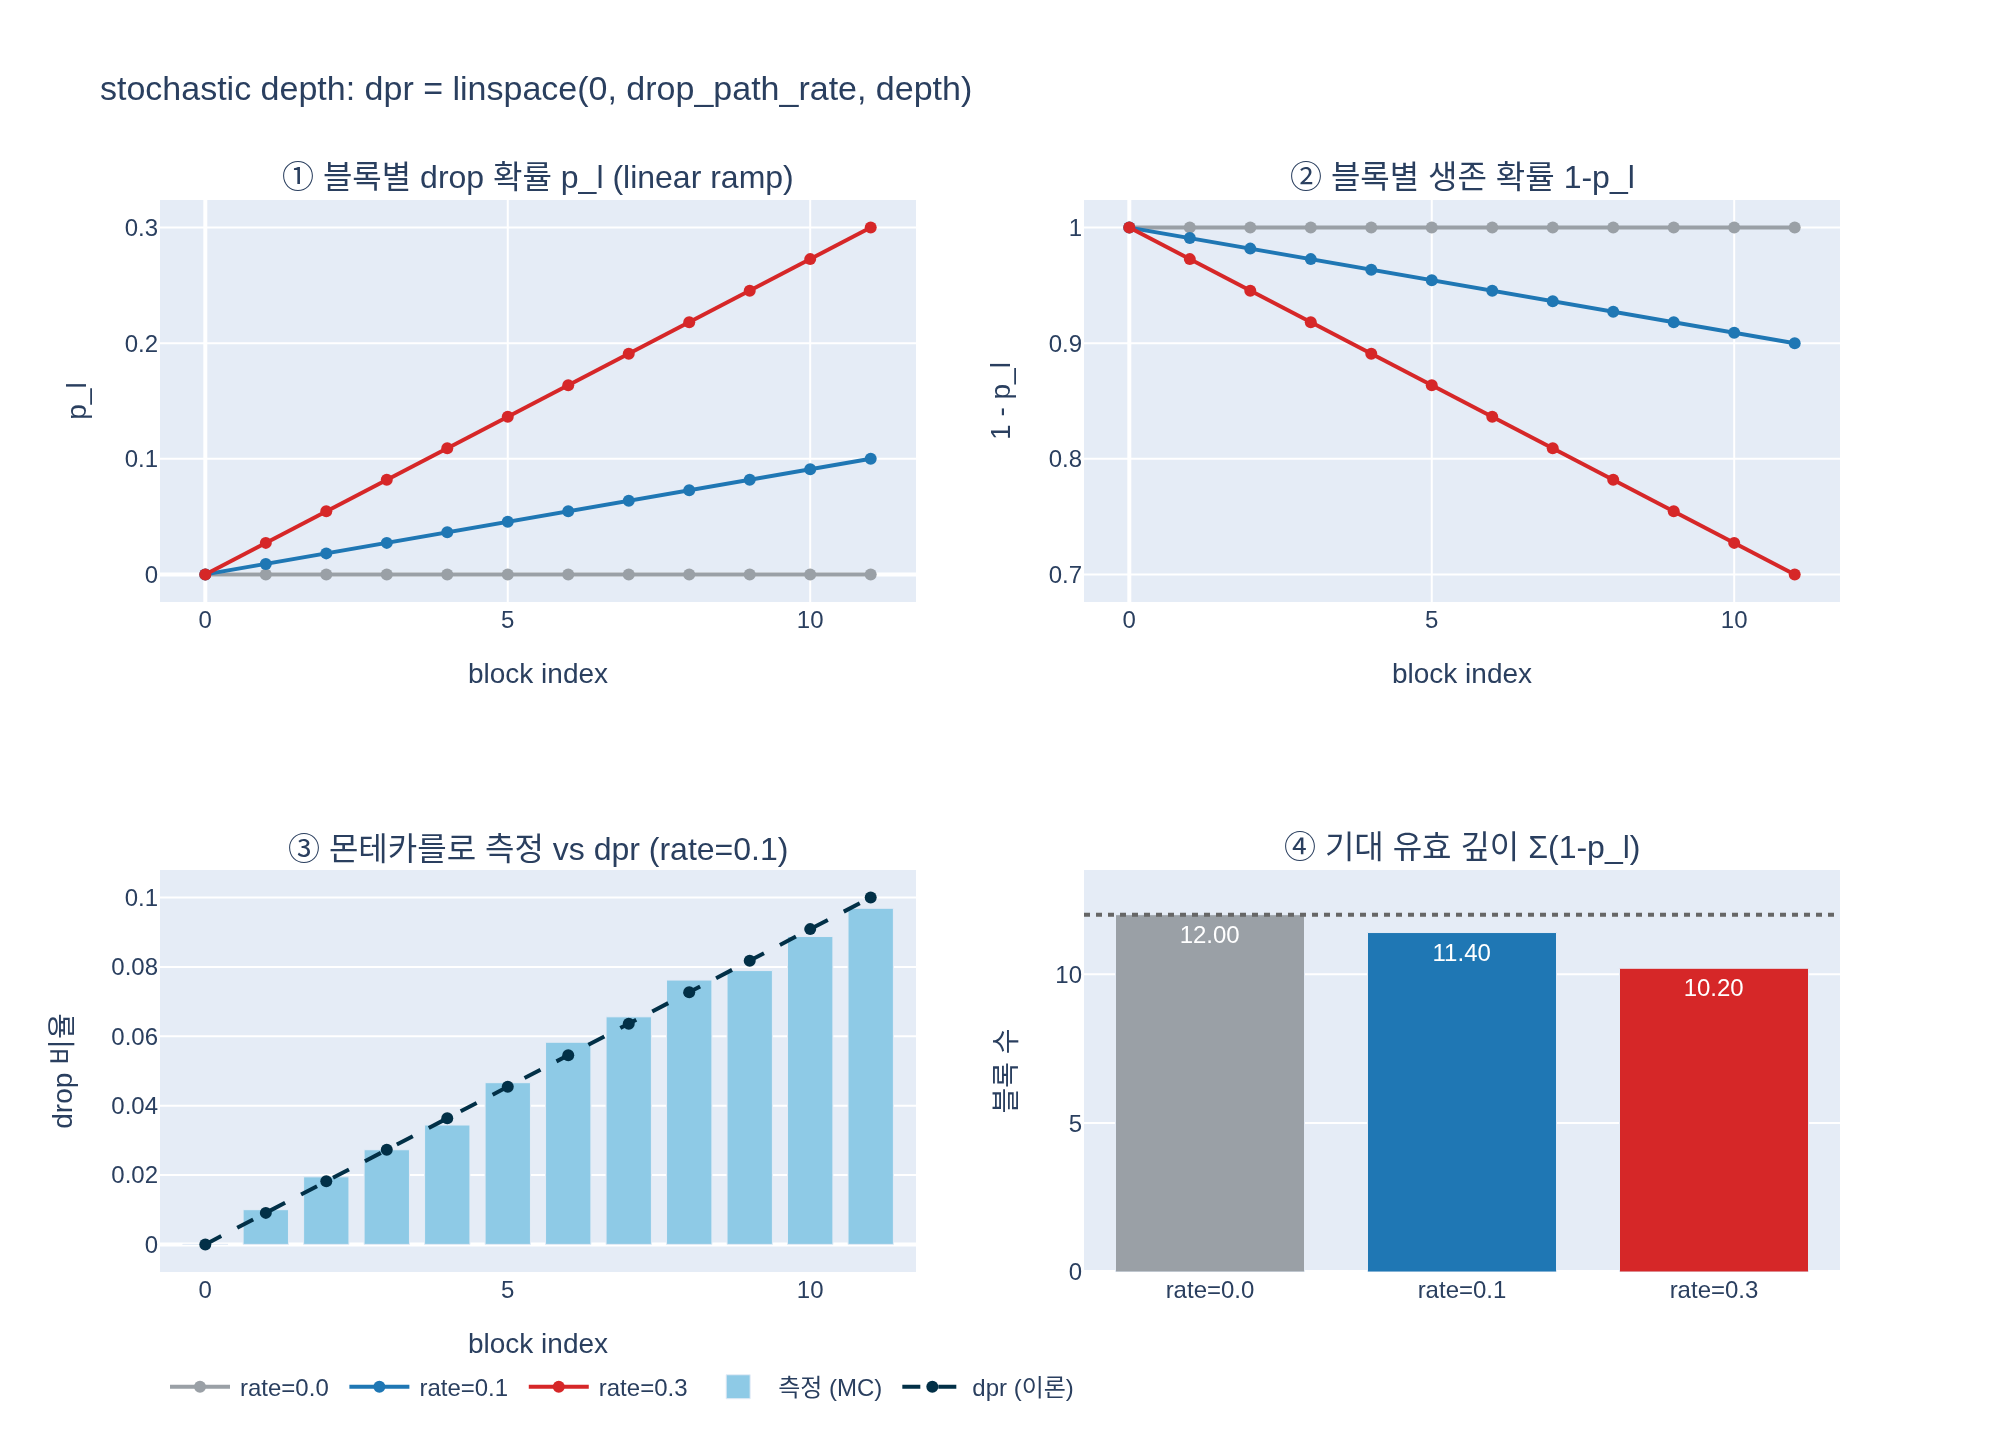

Source code (Python):
# %% [markdown]
# # stochastic depth는 블록 깊이에 따라 어떻게 적용되는가
#
# DINO `vision_transformer.py` 의 `VisionTransformer.__init__` 한 줄이 전부다.
#
# ```python
# dpr = [x.item() for x in torch.linspace(0, drop_path_rate, depth)]  # stochastic depth decay rule
# ...
# Block(..., drop_path=dpr[i], ...)
# ```
#
# 즉 **모든 블록에 같은 확률을 쓰지 않는다.** 0 에서 `drop_path_rate` 까지
# 깊이에 대해 **선형으로 증가**시켜, 얕은 블록은 거의 끄지 않고 깊은 블록일수록 많이 끈다.
#
# $$
# p_l \;=\; \frac{l}{L-1}\, p_{\max}, \qquad l = 0, 1, \dots, L-1
# $$
#
# 이 노트북에서 확인할 것:
#
# 1. `torch.linspace(0, 0.1, 12)` 의 실제 값 12개
# 2. 실제 `vit_small(drop_path_rate=0.1)` 의 블록별 `drop_path` 모듈 타입과 `drop_prob`
# 3. 한 forward 에서 블록이 샘플 단위로 꺼질 확률을 몬테카를로로 측정 → dpr 과 대조
# 4. 기대 유효 깊이 $\sum_l (1-p_l)$
# 5. `drop_path_rate` 0.0 / 0.1 / 0.3 비교
# 6. 왜 uniform 이 아니라 linear ramp 인지

# %%
import os
import sys

import torch
import torch.nn as nn

DINO_ROOT = "/home/sungwoo/projects/swcho/dino"
if DINO_ROOT not in sys.path:
    sys.path.insert(0, DINO_ROOT)

import vision_transformer as vits  # noqa: E402

HERE = os.path.dirname(os.path.abspath(__file__)) if "__file__" in globals() else os.getcwd()
torch.manual_seed(0)

DEPTH = 12          # vit_small 의 depth
RATE = 0.1          # DINO 기본값 (--drop_path_rate 0.1)


def _show(fig):
    try:
        from IPython import get_ipython
        if get_ipython() is not None:  # VSCode 셀/Jupyter에서만 렌더링
            fig.show()
    except ImportError:
        pass

print("torch", torch.__version__)
# 출력: torch 2.4.0+cu121

# %% [markdown]
# ## ① `torch.linspace(0, 0.1, 12)` 의 실제 값
#
# 끝점을 **포함**하는 등간격 12개다. 간격은 $0.1/(12-1) = 0.00909\ldots$

# %%
dpr = [x.item() for x in torch.linspace(0, RATE, DEPTH)]

print(f"drop_path_rate={RATE}, depth={DEPTH}")
for i, p in enumerate(dpr):
    bar = "#" * int(round(p / RATE * 40))
    print(f"  block {i:2d}  p={p:.5f}  {bar}")
print(f"\n첫 블록 p = {dpr[0]:.3f}  /  마지막 블록 p = {dpr[-1]:.3f}")
print(f"간격 = {RATE}/(12-1) = {RATE / (DEPTH - 1):.6f}")
print(f"합 sum(p) = {sum(dpr):.4f}   (= p_max * L / 2 = {RATE * DEPTH / 2:.4f})")
# 출력: drop_path_rate=0.1, depth=12
# 출력:   block  0  p=0.00000
# 출력:   block  1  p=0.00909  ####
# 출력:   block  2  p=0.01818  #######
# 출력:   block  3  p=0.02727  ###########
# 출력:   block  4  p=0.03636  ###############
# 출력:   block  5  p=0.04545  ##################
# 출력:   block  6  p=0.05455  ######################
# 출력:   block  7  p=0.06364  #########################
# 출력:   block  8  p=0.07273  #############################
# 출력:   block  9  p=0.08182  #################################
# 출력:   block 10  p=0.09091  ####################################
# 출력:   block 11  p=0.10000  ########################################
# 출력:
# 출력: 첫 블록 p = 0.000  /  마지막 블록 p = 0.100
# 출력: 간격 = 0.1/(12-1) = 0.009091
# 출력: 합 sum(p) = 0.6000   (= p_max * L / 2 = 0.6000)

# %% [markdown]
# ## ② 실제 `vit_small(drop_path_rate=0.1)` 의 블록별 `drop_path`
#
# `Block.__init__` 은
#
# ```python
# self.drop_path = DropPath(drop_path) if drop_path > 0. else nn.Identity()
# ```
#
# 이므로 **$p_0 = 0$ 인 block 0 만 `nn.Identity`** 가 되고, 나머지 11개는 `DropPath` 다.
# 여기서 "block 0 은 stochastic depth 를 아예 쓰지 않는다"가 코드 수준에서 확인된다.

# %%
model = vits.vit_small(patch_size=16, drop_path_rate=RATE)
print(f"vit_small: depth={len(model.blocks)}, embed_dim={model.embed_dim}\n")

print(f"{'block':>5}  {'module':>11}  {'drop_prob':>9}  {'dpr[i]':>8}  match")
kinds = []
for i, blk in enumerate(model.blocks):
    dp = blk.drop_path
    kind = type(dp).__name__
    kinds.append(kind)
    prob = getattr(dp, "drop_prob", None)
    prob_s = "-" if prob is None else f"{prob:.5f}"
    ok = "OK" if (prob if prob is not None else 0.0) == dpr[i] else "!!"
    print(f"{i:5d}  {kind:>11}  {prob_s:>9}  {dpr[i]:8.5f}  {ok}")

from collections import Counter  # noqa: E402
print("\n집계:", dict(Counter(kinds)))
# 출력: vit_small: depth=12, embed_dim=384
# 출력:
# 출력: block       module  drop_prob    dpr[i]  match
# 출력:     0     Identity          -   0.00000  OK
# 출력:     1     DropPath    0.00909   0.00909  OK
# 출력:     2     DropPath    0.01818   0.01818  OK
# 출력:     3     DropPath    0.02727   0.02727  OK
# 출력:     4     DropPath    0.03636   0.03636  OK
# 출력:     5     DropPath    0.04545   0.04545  OK
# 출력:     6     DropPath    0.05455   0.05455  OK
# 출력:     7     DropPath    0.06364   0.06364  OK
# 출력:     8     DropPath    0.07273   0.07273  OK
# 출력:     9     DropPath    0.08182   0.08182  OK
# 출력:    10     DropPath    0.09091   0.09091  OK
# 출력:    11     DropPath    0.10000   0.10000  OK
# 출력:
# 출력: 집계: {'Identity': 1, 'DropPath': 11}

# %% [markdown]
# ### 주의: 블록당 `drop_path` 호출은 2번이다
#
# ```python
# def forward(self, x, return_attention=False):
#     y, attn = self.attn(self.norm1(x))
#     x = x + self.drop_path(y)                        # ← 1회
#     x = x + self.drop_path(self.mlp(self.norm2(x)))  # ← 2회
# ```
#
# 같은 `DropPath` 모듈을 attn 잔차와 MLP 잔차에 **각각** 적용한다.
# 두 호출은 독립적인 베르누이 샘플이라, 한 블록 안에서 attn 만 꺼지고 MLP 는 살아남을 수도 있다.
# 그래서 "블록 하나가 통째로 꺼질 확률"은 $p_l$ 이 아니라 $p_l^2$ 이고,
# 아래 몬테카를로는 **잔차 경로 단위 drop 비율**(= $p_l$)을 잰다.

# %% [markdown]
# ## ③ 몬테카를로: 실제로 꺼지는 비율 측정
#
# 각 블록의 `drop_path` 모듈에 forward hook 을 걸어, 출력이 샘플 단위로 전부 0 인지 센다.
# (`drop_path` 마스크 shape 은 `(B, 1, 1)` — 샘플 하나의 잔차 경로가 통째로 켜지거나 꺼진다.)

# %%
model.train()  # DropPath 는 training=True 일 때만 동작

drop_events = [0] * DEPTH   # 꺼진 (sample, 호출) 개수
total_events = [0] * DEPTH  # 전체 (sample, 호출) 개수


def make_hook(idx):
    def hook(mod, inp, out):
        # out: (B, N, C) — 샘플별로 전부 0 이면 그 잔차 경로가 꺼진 것
        zero_per_sample = (out.abs().sum(dim=(1, 2)) == 0)
        drop_events[idx] += int(zero_per_sample.sum())
        total_events[idx] += out.shape[0]
    return hook

handles = [blk.drop_path.register_forward_hook(make_hook(i))
           for i, blk in enumerate(model.blocks)]

B, TRIALS, IMG = 256, 40, 64  # 64x64 입력 → 토큰 17개, CPU 에서도 빠르다
with torch.no_grad():
    for _ in range(TRIALS):
        model(torch.randn(B, 3, IMG, IMG))

for h in handles:
    h.remove()

n = B * TRIALS * 2  # 블록당 잔차 경로 호출 2회
print(f"샘플 수 {B * TRIALS}, 블록당 관측 {n} 회 (= 샘플 x 잔차경로 2개)\n")
print(f"{'block':>5}  {'dpr[i]':>8}  {'측정 drop':>9}  {'오차':>8}")
measured = []
for i in range(DEPTH):
    m = drop_events[i] / total_events[i]
    measured.append(m)
    print(f"{i:5d}  {dpr[i]:8.5f}  {m:9.5f}  {m - dpr[i]:+8.5f}")
print(f"\nblock 0 은 nn.Identity 라 절대 꺼지지 않는다: 측정 {measured[0]:.5f}")
# 출력: 샘플 수 10240, 블록당 관측 20480 회 (= 샘플 x 잔차경로 2개)
# 출력:
# 출력: block    dpr[i]    측정 drop        오차
# 출력:     0   0.00000    0.00000  +0.00000
# 출력:     1   0.00909    0.01001  +0.00092
# 출력:     2   0.01818    0.01948  +0.00130
# 출력:     3   0.02727    0.02729  +0.00002
# 출력:     4   0.03636    0.03442  -0.00194
# 출력:     5   0.04545    0.04663  +0.00118
# 출력:     6   0.05455    0.05830  +0.00376
# 출력:     7   0.06364    0.06563  +0.00199
# 출력:     8   0.07273    0.07622  +0.00349
# 출력:     9   0.08182    0.07896  -0.00286
# 출력:    10   0.09091    0.08877  -0.00214
# 출력:    11   0.10000    0.09692  -0.00308
# 출력:
# 출력: block 0 은 nn.Identity 라 절대 꺼지지 않는다: 측정 0.00000

# %% [markdown]
# ## ④ 기대 유효 깊이 $\sum_l (1-p_l)$
#
# 잔차 블록이 꺼지면 그 블록은 항등 함수가 되므로, 샘플 하나가 실제로 통과하는
# **기대 블록 수**는
#
# $$
# \mathbb{E}[\text{effective depth}] \;=\; \sum_{l=0}^{L-1}(1-p_l)
# \;=\; L - \sum_l p_l
# \;=\; L - \frac{p_{\max} L}{2}
# \;=\; L\left(1 - \frac{p_{\max}}{2}\right)
# $$
#
# linspace 의 합이 $p_{\max}L/2$ 라 **평균 drop 확률은 $p_{\max}/2$** 다.
# 즉 `drop_path_rate=0.1` 은 "전 블록에 0.1" 이 아니라 "평균 0.05" 짜리 정규화다.

# %%

def effective_depth(rate, depth=DEPTH):
    ps = [x.item() for x in torch.linspace(0, rate, depth)]
    return sum(1 - p for p in ps), ps

eff, ps = effective_depth(RATE)
print(f"depth={DEPTH}, drop_path_rate={RATE}")
print(f"  sum(p)          = {sum(ps):.4f}")
print(f"  평균 drop 확률   = {sum(ps) / DEPTH:.4f}  (= p_max/2 = {RATE / 2})")
print(f"  기대 유효 깊이   = {eff:.4f}  (12 에서 {DEPTH - eff:.2f} 블록 감소, {(DEPTH - eff) / DEPTH * 100:.1f}%)")
print(f"  닫힌 형태 L(1-p_max/2) = {DEPTH * (1 - RATE / 2):.4f}")
# 출력: depth=12, drop_path_rate=0.1
# 출력:   sum(p)          = 0.6000
# 출력:   평균 drop 확률   = 0.0500  (= p_max/2 = 0.05)
# 출력:   기대 유효 깊이   = 11.4000  (12 에서 0.60 블록 감소, 5.0%)
# 출력:   닫힌 형태 L(1-p_max/2) = 11.4000

# %% [markdown]
# ## ⑤ `drop_path_rate` 0.0 / 0.1 / 0.3 비교
#
# - `0.0` → 전 블록 `nn.Identity`, stochastic depth 없음
# - `0.1` → DINO ViT-S/B 기본값
# - `0.3` → 더 큰 모델(ViT-L 등)에서 쓰는 수준. 마지막 블록은 3번에 1번 꺼진다.

# %%
RATES = [0.0, 0.1, 0.3]
table = {}
for r in RATES:
    eff_r, ps_r = effective_depth(r)
    table[r] = (ps_r, eff_r)
    m = vits.vit_small(patch_size=16, drop_path_rate=r)
    n_identity = sum(1 for b in m.blocks if isinstance(b.drop_path, nn.Identity))
    print(f"rate={r}")
    print("  p_l      : " + " ".join(f"{p:.3f}" for p in ps_r))
    print("  survive  : " + " ".join(f"{1 - p:.3f}" for p in ps_r))
    print(f"  Identity 블록 수 = {n_identity}/{DEPTH}, DropPath = {DEPTH - n_identity}")
    print(f"  기대 유효 깊이   = {eff_r:.3f}  (마지막 블록 생존 {1 - ps_r[-1]:.3f})\n")
# 출력: rate=0.0
# 출력:   p_l      : 0.000 0.000 0.000 0.000 0.000 0.000 0.000 0.000 0.000 0.000 0.000 0.000
# 출력:   survive  : 1.000 1.000 1.000 1.000 1.000 1.000 1.000 1.000 1.000 1.000 1.000 1.000
# 출력:   Identity 블록 수 = 12/12, DropPath = 0
# 출력:   기대 유효 깊이   = 12.000  (마지막 블록 생존 1.000)
# 출력:
# 출력: rate=0.1
# 출력:   p_l      : 0.000 0.009 0.018 0.027 0.036 0.045 0.055 0.064 0.073 0.082 0.091 0.100
# 출력:   survive  : 1.000 0.991 0.982 0.973 0.964 0.955 0.945 0.936 0.927 0.918 0.909 0.900
# 출력:   Identity 블록 수 = 1/12, DropPath = 11
# 출력:   기대 유효 깊이   = 11.400  (마지막 블록 생존 0.900)
# 출력:
# 출력: rate=0.3
# 출력:   p_l      : 0.000 0.027 0.055 0.082 0.109 0.136 0.164 0.191 0.218 0.245 0.273 0.300
# 출력:   survive  : 1.000 0.973 0.945 0.918 0.891 0.864 0.836 0.809 0.782 0.755 0.727 0.700
# 출력:   Identity 블록 수 = 1/12, DropPath = 11
# 출력:   기대 유효 깊이   = 10.200  (마지막 블록 생존 0.700)

# %% [markdown]
# 닫힌 형태 $L(1 - p_{\max}/2)$ 와 일치하는지 확인.

# %%
for r in RATES:
    print(f"rate={r}: sum(1-p) = {table[r][1]:.4f},  닫힌 형태 L(1-r/2) = {DEPTH * (1 - r / 2):.4f}")
# 출력: rate=0.0: sum(1-p) = 12.0000,  닫힌 형태 L(1-r/2) = 12.0000
# 출력: rate=0.1: sum(1-p) = 11.4000,  닫힌 형태 L(1-r/2) = 11.4000
# 출력: rate=0.3: sum(1-p) = 10.2000,  닫힌 형태 L(1-r/2) = 10.2000

# %% [markdown]
# ## 시각화

# %%
import plotly.graph_objects as go  # noqa: E402
from plotly.subplots import make_subplots  # noqa: E402

COLORS = {0.0: "#9aa0a6", 0.1: "#1f77b4", 0.3: "#d62728"}

fig = make_subplots(
    rows=2, cols=2,
    subplot_titles=(
        "① 블록별 drop 확률 p_l (linear ramp)",
        "② 블록별 생존 확률 1-p_l",
        "③ 몬테카를로 측정 vs dpr (rate=0.1)",
        "④ 기대 유효 깊이 Σ(1-p_l)",
    ),
)

for r in RATES:
    ps_r, _ = table[r]
    fig.add_trace(go.Scatter(x=list(range(DEPTH)), y=ps_r, mode="lines+markers",
                             name=f"rate={r}", legendgroup=str(r),
                             line=dict(color=COLORS[r])), row=1, col=1)
    fig.add_trace(go.Scatter(x=list(range(DEPTH)), y=[1 - p for p in ps_r],
                             mode="lines+markers", name=f"rate={r}",
                             legendgroup=str(r), showlegend=False,
                             line=dict(color=COLORS[r])), row=1, col=2)

fig.add_trace(go.Bar(x=list(range(DEPTH)), y=measured, name="측정 (MC)",
                     marker_color="#8ecae6"), row=2, col=1)
fig.add_trace(go.Scatter(x=list(range(DEPTH)), y=dpr, mode="lines+markers",
                         name="dpr (이론)", line=dict(color="#023047", dash="dash")),
              row=2, col=1)

fig.add_trace(go.Bar(x=[f"rate={r}" for r in RATES],
                     y=[table[r][1] for r in RATES],
                     text=[f"{table[r][1]:.2f}" for r in RATES],
                     textposition="inside", insidetextfont=dict(color="white"),
                     showlegend=False,
                     marker_color=[COLORS[r] for r in RATES]), row=2, col=2)
fig.add_hline(y=DEPTH, line=dict(color="#666", dash="dot"), row=2, col=2)

fig.update_xaxes(title_text="block index", row=1, col=1)
fig.update_xaxes(title_text="block index", row=1, col=2)
fig.update_xaxes(title_text="block index", row=2, col=1)
fig.update_yaxes(title_text="p_l", row=1, col=1)
fig.update_yaxes(title_text="1 - p_l", row=1, col=2)
fig.update_yaxes(title_text="drop 비율", row=2, col=1)
fig.update_yaxes(title_text="블록 수", range=[0, 13.5], row=2, col=2)
fig.update_layout(height=720, width=1000, bargap=0.25,
                  title_text="stochastic depth: dpr = linspace(0, drop_path_rate, depth)",
                  legend=dict(orientation="h", y=-0.08))

_show(fig)

png_path = os.path.join(HERE, "expy.png")
fig.write_image(png_path, scale=2)  # kaleido 필요
print("saved:", png_path)
# 출력: saved: /home/sungwoo/projects/swcho/dino/fm/vit/.fm/hints/7979a328-f3b3-4d6a-9d38-e50bd7ca2350/expy.png

# %% [markdown]
# ## ⑥ 왜 uniform 이 아니라 linear ramp 인가
#
# 원 논문 Huang et al., *"Deep Networks with Stochastic Depth"* (ECCV 2016) 의
# **linear decay rule** 을 그대로 가져온 것이다. 논문은 생존 확률 $p_\ell$ 을
#
# $$
# p_\ell \;=\; 1 - \frac{\ell}{L}\,(1 - p_L)
# $$
#
# 로 두어 첫 블록은 거의 항상 살리고($p_1 \approx 1$) 마지막 블록만 $p_L$ 까지 낮춘다.
# DINO/timm 코드의 `linspace(0, drop_path_rate, depth)` 는 이걸 **drop 확률** 관점으로
# 뒤집은 동일한 규칙이다.
#
# 이유:
#
# - **얕은 블록은 저수준 특징 추출기다.** edge/texture 같은 기초 표현을 만들고, 뒤의 모든
#   블록이 여기에 의존한다. 이걸 자주 끄면 뒤쪽 전체가 망가진다 → 얕을수록 $p$ 를 작게.
# - **깊은 블록은 잔차 보정에 가깝다.** 이미 충분히 좋은 표현에 작은 refinement 를 더하는
#   역할이라 하나쯤 빠져도 항등 경로로 대체될 수 있다 → 깊을수록 $p$ 를 크게.
# - **정규화 강도를 깊이에 비례하게.** 깊은 층일수록 파라미터가 누적돼 overfitting/공적응
#   위험이 크므로 정규화를 더 세게 걸고 싶다.
# - **비용 대비 효과.** 평균 drop 확률이 $p_{\max}/2$ 라, 같은 $p_{\max}$ 로 uniform 을
#   쓸 때보다 학습 신호 손상이 절반이면서 "깊이 앙상블" 효과는 유지된다.
# - **구현이 하이퍼파라미터 1개.** depth 가 달라져도 `drop_path_rate` 하나로 스케일된다.
#
# ### DINO 에서의 실제 사용
#
# - 기본값 `--drop_path_rate 0.1`, 그리고 **student 에만** 적용한다.
#   teacher 는 EMA 로만 갱신되고 gradient 가 없어 정규화가 필요 없다.
# - `model.eval()` 이면 `drop_path()` 가 `return x` 로 빠져 아무 일도 하지 않는다.
#   학습 때 $1/(1-p)$ 로 나눠 기대값을 보존했기 때문에(inverted dropout) 추론 시 보정이 없다.

# %%
print("요약")
print(f"  dpr = [x.item() for x in torch.linspace(0, {RATE}, {DEPTH})]")
print(f"    → {[round(p, 3) for p in dpr]}")
print(f"  block 0 은 p=0 이라 nn.Identity, block 11 이 p={dpr[-1]:.1f} 로 가장 자주 꺼진다")
print(f"  평균 drop 확률 = p_max/2 = {RATE / 2}, 기대 유효 깊이 = {table[RATE][1]:.2f}/{DEPTH}")
# 출력: 요약
# 출력:   dpr = [x.item() for x in torch.linspace(0, 0.1, 12)]
# 출력:     → [0.0, 0.009, 0.018, 0.027, 0.036, 0.045, 0.055, 0.064, 0.073, 0.082, 0.091, 0.1]
# 출력:   block 0 은 p=0 이라 nn.Identity, block 11 이 p=0.1 로 가장 자주 꺼진다
# 출력:   평균 drop 확률 = p_max/2 = 0.05, 기대 유효 깊이 = 11.40/12
